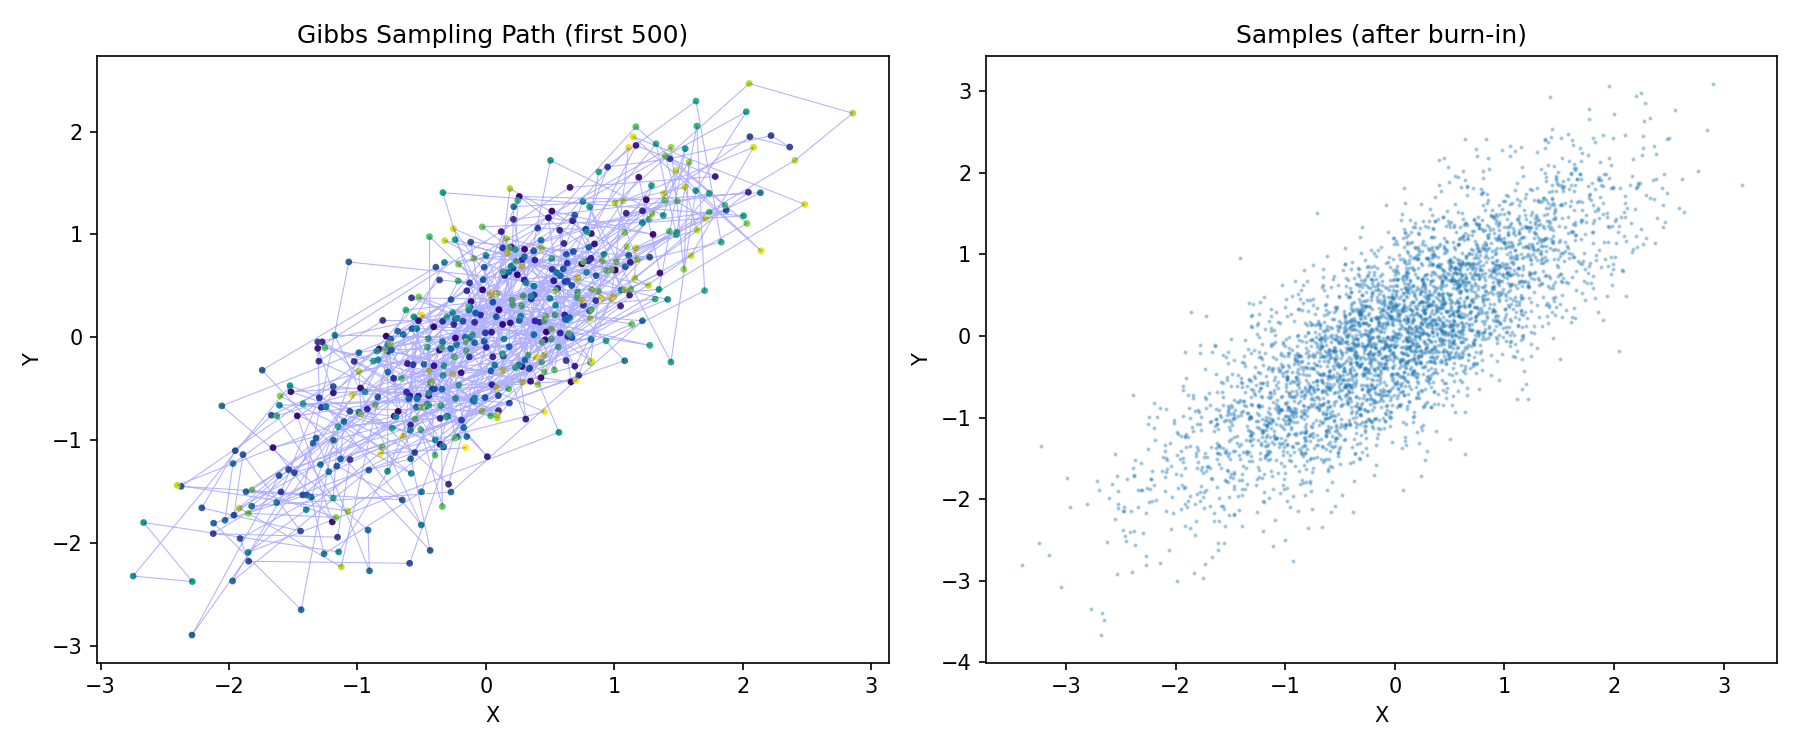

The script that saved this image:
# Gibbs Sampling in Julia
using Distributions, Random, Plots

println("=== Gibbs Sampling ===\n")
Random.seed!(42)

# Bivariate normal with correlation
ρ = 0.8
n_iterations = 5000

# Gibbs sampler
samples = zeros(n_iterations, 2)
x, y = 0.0, 0.0

for i in 1:n_iterations
    # Sample x | y
    x = rand(Normal(ρ * y, sqrt(1 - ρ^2)))
    # Sample y | x
    y = rand(Normal(ρ * x, sqrt(1 - ρ^2)))

    samples[i, :] = [x, y]
end

println("Sample correlation: $(round(cor(samples[1001:end, 1], samples[1001:end, 2]), digits=3))")
println("True correlation: $ρ\n")

# Visualization
p1 = plot(samples[1:500, 1], samples[1:500, 2], linewidth=0.5, alpha=0.3,
          label="", color=:blue)
scatter!(p1, samples[1:500, 1], samples[1:500, 2], markersize=2,
         marker_z=1:500, color=:viridis, label="")
xlabel!(p1, "X")
ylabel!(p1, "Y")
title!(p1, "Gibbs Sampling Path (first 500)")

p2 = scatter(samples[1001:end, 1], samples[1001:end, 2],
             markersize=1, alpha=0.3, label="", color=:blue)
xlabel!(p2, "X")
ylabel!(p2, "Y")
title!(p2, "Samples (after burn-in)")

plot(p1, p2, layout=(1, 2), size=(1200, 500))
savefig("/home/titan/pdfs/notes/statisticalComputingAndReporting/groupWork/answers/17.Markov_Chain_Monte_Carlo_II/gibbs_sampling_jl.png")
println("Visualization saved")
